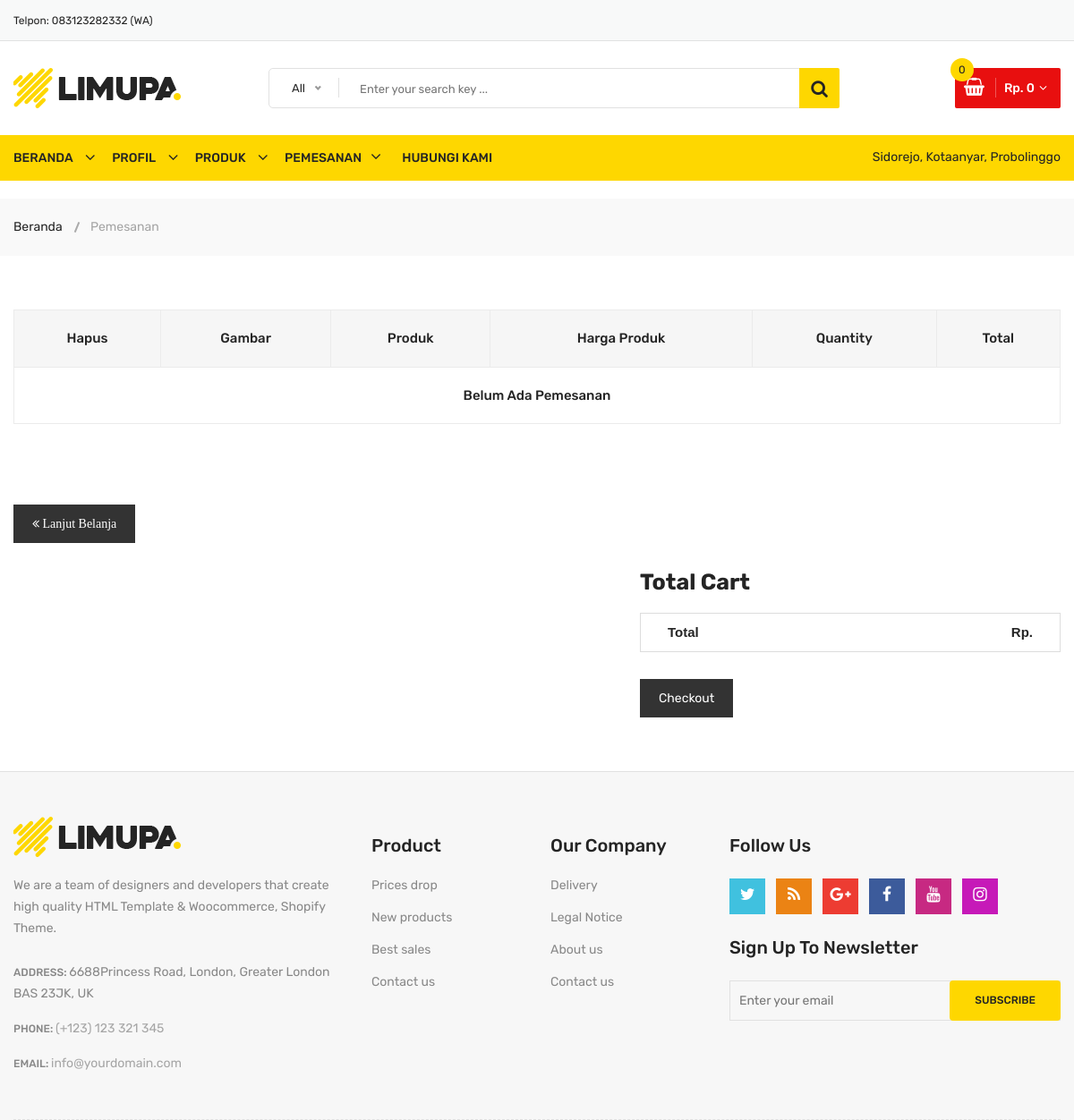
Page /pemesanan on the committed database.
### asad/models.py (models this page shows)
class Statis(models.Model):
    alamat_kami = models.TextField(max_length=200, blank=False, null=True)
    telpon = models.CharField(max_length=200, blank=False, null=True)
    email = models.EmailField(max_length=200, blank=False, null=True)
    class Meta:
        verbose_name_plural = "Data Statis"

### asad/views.py (the view)
# urls.py: path('pemesanan', views.pemesanan, name='pemesanan'),
def pemesanan(request):
    context = {
        "judul": "Halaman Pemesanan",
    }
    return render(request, 'pemesanan.html', context)

### asad/models.py (called while the page is built)
    @property
    def setelah_diskon(self):
        if self.diskon == 0:
            nilai_diskon = self.harga
        else:
            jml = self.diskon / 100
            nilai_diskon = self.harga - (jml * self.harga)
        return nilai_diskon

### asad/views.py (called while the page is built)
def kategoriberanda(request):
    kategori = Kategori.objects.filter(aktif=True).order_by('-id')
    return {'kategori': kategori}

def modalberita(request):
    modalproduk = Produk.objects.order_by('-id')
    return {'modalproduk': modalproduk}

def statisweb(request):
    statis = Statis.objects.get(id=1)
    return {'statis': statis}

### asadcart/keranjang.py (called while the page is built)
    def __len__(self):  # Menghitung quantity
        return sum(item['quantity'] for item in self.cart.values())

    def get_total_price(self):  # Menghitung total Harga
        return sum(Decimal(item['price']) * item['quantity'] for item in self.cart.values())

### asadcart/konteks.py (called while the page is built)
def keranjang(request):
    return {'keranjang': Cart(request)}

### asad/templates/pemesanan.html
{% extends "base.html" %}
{% load static %}
{% load humanize %}
{% block content %}
<div class="breadcrumb-area">
    <div class="container">
        <div class="breadcrumb-content">
            <ul>
                <li><a href="{% url 'beranda' %}">Beranda</a></li>
                <li class="active">Pemesanan</li>
            </ul>
        </div>
    </div>
</div>
<div class="Shopping-cart-area pt-60 pb-60">
    <div class="container">
        <div class="row">
            <div class="col-12">
                <div class="table-content table-responsive">
                    <table class="table">
                        <thead>
                            <tr>
                                <th class="li-product-remove">hapus</th>
                                <th class="li-product-thumbnail">gambar</th>
                                <th class="cart-product-name">Produk</th>
                                <th class="li-product-price">Harga Produk</th>
                                <th class="li-productquantity">Quantity</th>
                                <th class="li-product-subtotal">Total</th>
                            </tr>
                        </thead>
                        <tbody>
                            {% for item in cart %}
                            {% with product=item.product %}
                            <tr>
                                <td class="li-product-remove"><a href="{% url "cart_remove" product.id %}"><i class="fa fa-times"></i></a></td>
                                <td class="li-product-thumbnail"><a href="#"><img src="{{product.gambar.url}}"
                                            alt="{{product.nama_produk}}"></a></td>
                                <td class="li-product-name"><a href="#">{{product.nama_produk}}</a></td>
                                <td class="li-product-price"><span class="amount">Rp {{ item.price|intcomma }}</span>
                                </td>
                                <td class="quantity">
                                    <form action="{% url "cart_add" product.id %}" method="post">
                                        <label>Quantity</label>
                                        <div class="cart-plus-minus">
                                            <input class="cart-plus-minus-box" name="quantity" value="{{item.quantity}}"
                                                type="text">
                                            <div class="dec qtybutton"><i class="fa fa-angle-down"></i></div>
                                            <div class="inc qtybutton"><i class="fa fa-angle-up"></i></div>
                                        </div>
                                        <br />
                                        {% csrf_token %}
                                        {{item.update_quantity_form.quantity}}
                                        {{item.update_quantity_form.update}}
                                        <input type="submit" value="Update" class="btn btn-info">
                                    </form>
                                </td>
                                <td class="product-subtotal"><span class="amount">Rp. {{item.total_price|intcomma}}</span></td>
                            </tr>
                            {% endwith %}
                            {% empty %}
                            <tr>
                                <th colspan="6"> Belum ada Pemesanan</th>
                            </tr>
                            {% endfor %}
                        </tbody>
                    </table>
                </div>
                <div class="row">
                    <div class="col-12">
                        <div class="coupon-all">
                            <div class="cart-page-total">
                                <a href="{% url 'beranda' %}"><i class="fa fa-angle-double-left"> Lanjut Belanja</i></a>
                            </div>
                        </div>
                    </div>
                </div>
                <div class="row">
                    <div class="col-md-5 ml-auto">
                        <div class="cart-page-total">
                            <h2>Total Cart</h2>
                            <ul>
                                <li>Total <span>Rp. {{cart.get_total_price|intcomma}}</span></li>
                            </ul>
                            <a href="{% url "checkout" %}">Checkout</a>
                        </div>
                    </div>
                </div>
            </div>
        </div>
    </div>
</div>
{% endblock content %}

### templates/header.html (shortened to what this page needs)
{% load static %}
{% load humanize %}
<!doctype html>
<html class="no-js" lang="zxx">
<head>
        <link rel="stylesheet" href="{% static "css/material-design-iconic-font.min.css" %}">
        <link rel="stylesheet" href="{% static "css/font-awesome.min.css" %}">
        <link rel="stylesheet" href="{% static "css/fontawesome-stars.css" %}">
        <link rel="stylesheet" href="{% static "css/meanmenu.css" %}">
        <link rel="stylesheet" href="{% static "css/owl.carousel.min.css" %}">
        <link rel="stylesheet" href="{% static "css/slick.css" %}">
        <link rel="stylesheet" href="{% static "css/animate.css" %}">
        <link rel="stylesheet" href="{% static "css/jquery-ui.min.css" %}">
        <link rel="stylesheet" href="{% static "css/venobox.css" %}">
        <link rel="stylesheet" href="{% static "css/nice-select.css" %}">
        <link rel="stylesheet" href="{% static "css/magnific-popup.css" %}">
        <link rel="stylesheet" href="{% static "css/bootstrap.min.css" %}">
        <link rel="stylesheet" href="{% static "css/helper.css" %}">
        <link rel="stylesheet" href="{% static "style.css" %}">
        <link rel="stylesheet" href="{% static "css/responsive.css" %}">
    </head>
    <body>
        <div class="body-wrapper">
            <header>
                <div class="header-top">
                    <div class="container">
                        <div class="row">
                            <div class="col-lg-3 col-md-4">
                                <div class="header-top-left">
                                    <ul class="phone-wrap">
                                        <li><span>Telpon:</span><a href="#"> {{statis.telpon}}</a></li>
                                    </ul>
                                </div>
                            </div>
                        </div>
                    </div>
                </div>
                <div class="header-middle pl-sm-0 pr-sm-0 pl-xs-0 pr-xs-0">
                    <div class="container">
                        <div class="row">
                            <div class="col-lg-3">
                                <div class="logo pb-sm-30 pb-xs-30">
                                    <a href="index.html">
                                        <img src="{% static "images/menu/logo/1.jpg" %}" alt="">
                                    </a>
                                </div>
                            </div>
                            <div class="col-lg-9 pl-0 ml-sm-15 ml-xs-15">
                                <form action="#" class="hm-searchbox">
                                    <input type="text" placeholder="Enter your search key ...">
                                    <button class="li-btn" type="submit"><i class="fa fa-search"></i></button>
                                </form>
                                <div class="header-middle-right">
                                    <ul class="hm-menu">
                                        <li class="hm-minicart">
                                            <div class="hm-minicart-trigger">
                                                {% with totail_items=keranjang|length %}
                                                    {% if keranjang|length > 0 %}
                                                    <span class="item-icon"></span>
                                                    <span class="item-text">Rp. {{keranjang.get_total_price|intcomma}}
                                                    <span class="cart-item-count"> {{totail_items}}</span>
                                                    {% else %}
                                                    <span class="item-text">Rp. 0
                                                        <span class="cart-item-count"> 0 </span>
                                                    </span>
                                                    {% endif %}
                                                {% endwith %}
                                            </div>
                                        </li>
                                    </ul>
                                </div>
                            </div>
                        </div>
                    </div>
                </div>

### templates/navbar.html (shortened to what this page needs)
<div class="header-bottom header-sticky d-none d-lg-block">
    <div class="container">
        <div class="row">
            <div class="col-lg-12">
                <div class="hb-menu hb-menu-2 d-xl-block">
                    <nav>
                        <ul>
                            <li class="megamenu-holder"><a href="{% url "beranda" %}">Beranda</a></li>
                            <li class="dropdown-holder"><a href="{% url "profil" %}">Profil</a></li>
                            <li class="dropdown-holder"><a href="#">Produk</a>
                            </li>
                            <li class="megamenu-static-holder">
                                <a href="{% url 'cart_detail' %}">Pemesanan</a>
                            </li>
                            <li><a href="{% url "kontak" %}">Hubungi Kami</a></li>
                            <li class="hb-info f-right p-0 d-sm-none d-lg-block">
                                <span>{{statis.alamat_kami}}</span>
                            </li>
                        </ul>
                    </nav>
                </div>
            </div>
        </div>
    </div>
</div>
</header>

### static/css/responsive.css (style rules this page uses)
@media (min-width: 1200px) and (max-width: 1500px) { .container { max-width: 1170px; padding-left: 0; padding-right: 0; } }

### rows in the picture
Statis: telpon "083123282332 (WA)", alamat_kami "Sidorejo, Kotaanyar, Probolinggo"
